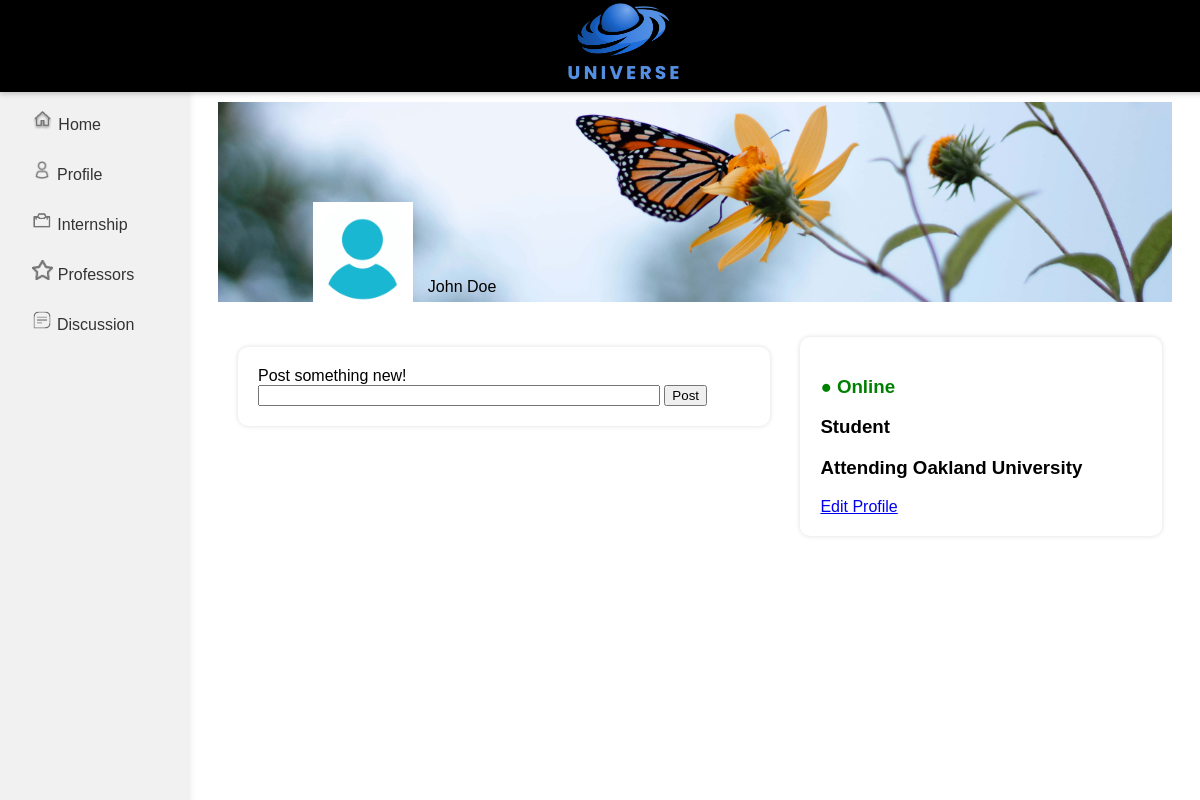
The page /profile.php on the database as committed earlier.
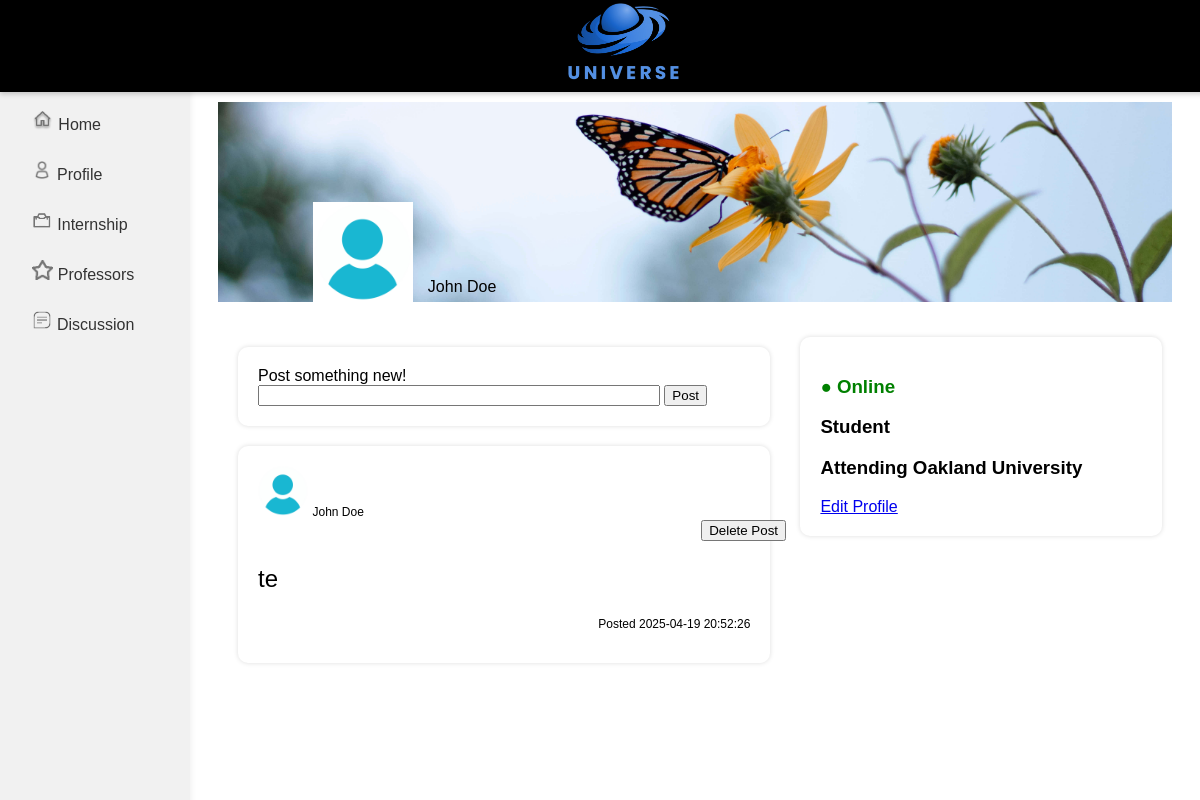
The same page on the database as committed later.
### tables this page shows
CREATE TABLE `profile_meta` (
  `ID` int(11) NOT NULL,
  `email` text NOT NULL,
  `first_name` tinytext NOT NULL,
  `last_name` tinytext NOT NULL,
  `school` text NOT NULL,
  `dob` date NOT NULL,
  `dob_show` tinyint(1) NOT NULL,
  `grad_year` int(4) NOT NULL,
  `grad_year_show` tinyint(1) NOT NULL
);

CREATE TABLE `post` (
  `post_id` int(11) NOT NULL,
  `user_id` int(11) NOT NULL,
  `name` text NOT NULL,
  `post` text NOT NULL,
  `date` timestamp NOT NULL DEFAULT current_timestamp() ON UPDATE current_timestamp()
);

### profile.php (the view, shortened to what this page needs)
<?php
$server = "localhost";
$user = "root";
$pass = "";
$database = "universe_db";
$conn = new mysqli($server, $user, $pass, $database);
$user_id = (int) $_GET["id"];
if(!$user_id) {
	$user_id = 2;
}
$profile_meta = "SELECT * FROM profile_meta WHERE ID = $user_id";
$post = "SELECT * FROM post WHERE user_id = $user_id";
$result_profile = $conn->query($profile_meta);
$row_profile = $result_profile->fetch_assoc();
$result_post = $conn->query($post);
?>
<!DOCTYPE html>
<html style="font-family: Arial, sans-serif">
	<head>
		<link href="profile.css" rel="stylesheet" type="text/css" media="all">
		<link href="navigationstyle.css" rel="stylesheet" type="text/css" media="all">
	</head>
	<body>
		<div class="top-bar">
			<a href="index.html"><img src="images/universe_logo.png" alt="UniVerse" height="110"></a>
		</div>
		<div class="sidebar">
			<ul>
				<li><a href="index.html"><img src="images/home.png" height="20" style="margin-right:5px;">Home</a></li>
				<li><a href="profile.php"><img src="images/profile.png" height="20" style="margin-right:5px;">Profile</a></li>
				<li><a href="Internpage.html"><img src="images/internship.png" height="20" style="margin-right:5px;">Internship</a></li>
				<li><a href="RateAProfessorMain.php"><img src="images/rating.png" height="20" style="margin-right:5px;">Professors</a></li>
				<li><a href="general-posts.html"><img src="images/blog.png" height="20" style="margin-right:5px;">Discussion</a></li>
			</ul>
		</div>
		<div class="main-content">
			<div class="banner" style="background-image: url('images/defaultBG.jpg')">
				<div class="banner2">
					<img class="profilePic" src="images/defaultPfp.jpg" alt="User profile picture">
					<span class="name"><?php echo $row_profile["first_name"] . " " . $row_profile["last_name"]; ?></span>
				</div>
			</div>
			<div class="container">
			<div class="content-left">
				<div class="post">
					<label for="newPost">Post something new!</label>
					<br>
					<form name="nPost" action="newPost.php" onsubmit="return validatePost()" method="post">
					<input style="width:80%;"type="text" id="newPost" name="newPost">
					<button type="submit">Post</button>
					</form>
				</div>
				<?php while($row_post = $result_post->fetch_assoc()) { ?>
				<div class="post">
					<img src="images/defaultPfp.jpg" alt="User profile picture">
					<p class="post-info" style="display:inline;"><?php echo $row_post["name"] ?></p>
					<form action="deletePost.php" onsubmit="return confirmDelete()" method="post">
					<button type="submit" class="del">Delete Post</button>
					</form>
					<p class="post-text"><?php echo $row_post["post"] ?></p>
					<p class="post-info" style="text-align:right;"><?php echo "Posted " . $row_post["date"] ?></p>
				</div>
				<?php } ?>
			</div>
			<div class="content-right">
				<div class="post user-info">
					<h3 style="color:green;">● Online</h3>
					<h3><i class="nf nf-fa-graduation_cap"></i> Student</h3>
					<h3><i class="nf nf-fa-school"></i> <?php echo "Attending " . $row_profile["school"] ?></h3>
					<a href="editProfile.php">Edit Profile</a>
				</div>
			</div>
			</div>
	</body>
</html>

### profile.css (style rules this page uses)
.container { display: flex; margin-top: 25px; }
.banner { height: 200px; width: 100%; background: center; background-size: cover; background-repeat: no-repeat; }
.banner2 { margin: auto; position: relative; top: 100px; width: 80%; max-width: 1080px; }
.profilePic { position: relative; height: 100px; width: 100px; }
.name { position: relative; left: 10px; bottom: 10px; }
.content-left { width: 60%; }
.content-right { width: 40%; }
.post { background: #fff; border-radius: 10px; box-shadow: 0 0 5px #ddd; padding: 20px; margin: 20px; }
.post img { width: 50px; }
.post-text { font-size: 1.5em; }
.post-info { font-size: .75em; }
.del { position: relative; left: 90%; }
.user-info { margin: 10px; }

### navigationstyle.css (style rules this page uses)
.main-content { margin-left: 190px; margin-top: 82px; padding: 20px; width: calc(100% - 190px); box-sizing: border-box; }
.top-bar { background-color: #000000; padding: 15px 20px; font-size: 24px; box-shadow: 0 2px 5px rgba(0, 0, 0, 0.2); position: fixed; top: 0; left: 0; width: 100%; z-index: 100; display: flex; justify-content: center; align-items: center; height: 62px; }
.top-bar a { color: inherit; text-decoration: none; padding: 8px 15px; border-radius: 8px; }
.sidebar { background-color: rgba(240, 240, 240, 0.9); width: 150px; padding: 20px; position: fixed; top: 82px; left: 0; height: calc(100% - 82px); box-shadow: 2px 0px 5px rgba(0, 0, 0, 0.05); overflow-y: auto; }
.sidebar ul { list-style: none; padding: 0; margin: 0; }
.sidebar li { margin-bottom: 10px; }
.sidebar li a { display: block; color: #333; text-decoration: none; padding: 8px 12px; border-radius: 5px; }
.main-content { margin-left: 190px; padding: 20px; margin-top: 82px; }

Rows that differ between the two databases and show on the page:
added post: name "John Doe", post "te", date "2025-04-19 20:52:26"
